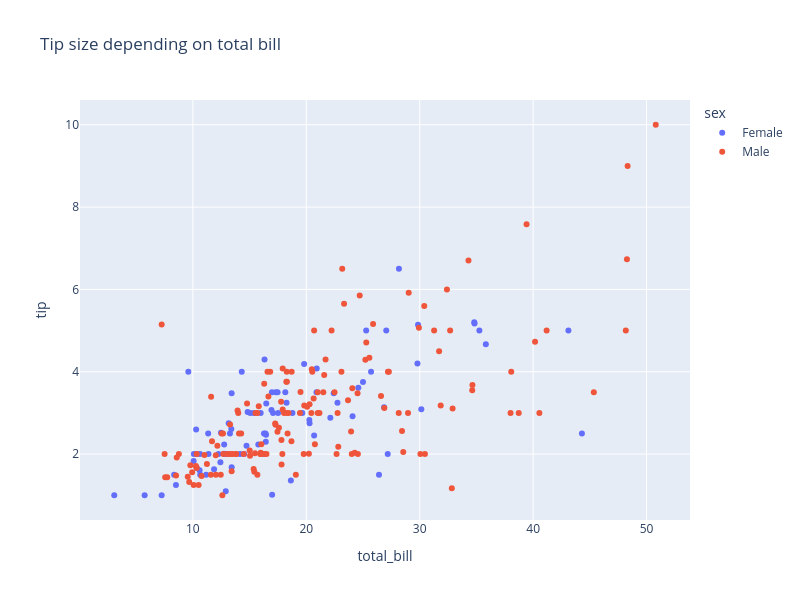

Notebook code cell kept with this figure:
### Markdown cell above
---

**5. Інтерактивна діаграма розсіювання**

Створіть з допомогою бібліотек Plotly інтерактивний scatter plot для `total_bill` vs `tip` з кольором за статтю (`sex`).

### Code cell
px.scatter(data, x='total_bill', y='tip', color='sex',
           title='Tip size depending on total bill',
           width=800, height=600)

### Figure 1 — Plotly figure (JSON) as saved in the notebook; plotly's stock layout.template omitted (floating-point values rounded to 4 significant figures; data arrays with more than 128 entries replaced by an {"elided": "..."} marker saying what was removed)
{"data": [{"hovertemplate": "sex=Female<br>total_bill=%{x}<br>tip=%{y}<extra></extra>", "legendgroup": "Female", "marker": {"color": "#636efa", "symbol": "circle"}, "mode": "markers", "name": "Female", "orientation": "v", "showlegend": true, "type": "scatter", "x": [16.99, 24.59, 35.26, 14.83, 10.33, 16.97, 20.29, 15.77, 19.65, 15.06, 20.69, 16.93, 10.29, 34.81, 26.41, 16.45, 3.07, 17.07, 26.86, 25.28, 14.73, 10.07, 34.83, 5.75, 16.32, 22.75, 11.35, 15.38, 44.3, 22.42, 20.92, 14.31, 7.25, 25.71, 17.31, 10.65, 12.43, 24.08, 13.42, 12.48, 29.8, 14.52, 11.38, 20.27, 11.17, 12.26, 18.26, 8.51, 10.33, 14.15, 13.16, 17.47, 27.05, 16.43, 8.35, 18.64, 11.87, 29.85, 25.0, 13.39, 16.21, 17.51, 10.59, 10.63, 9.6, 20.9, 18.15, 19.81, 43.11, 13.0, 12.74, 13.0, 16.4, 16.47, 12.76, 13.27, 28.17, 12.9, 30.14, 13.42, 15.98, 16.27, 10.09, 22.12, 35.83, 27.18, 18.78], "xaxis": "x", "y": [1.01, 3.61, 5.0, 3.02, 1.67, 3.5, 2.75, 2.23, 3.0, 3.0, 2.45, 3.07, 2.6, 5.2, 1.5, 2.47, 1.0, 3.0, 3.14, 5.0, 2.2, 1.83, 5.17, 1.0, 4.3, 3.25, 2.5, 3.0, 2.5, 3.48, 4.08, 4.0, 1.0, 4.0, 3.5, 1.5, 1.8, 2.92, 1.68, 2.52, 4.2, 2.0, 2.0, 2.83, 1.5, 2.0, 3.25, 1.25, 2.0, 2.0, 2.75, 3.5, 5.0, 2.3, 1.5, 1.36, 1.63, 5.14, 3.75, 2.61, 2.0, 3.0, 1.61, 2.0, 4.0, 3.5, 3.5, 4.19, 5.0, 2.0, 2.01, 2.0, 2.5, 3.23, 2.23, 2.5, 6.5, 1.1, 3.09, 3.48, 3.0, 2.5, 2.0, 2.88, 4.67, 2.0, 3.0], "yaxis": "y"}, {"hovertemplate": "sex=Male<br>total_bill=%{x}<br>tip=%{y}<extra></extra>", "legendgroup": "Male", "marker": {"color": "#EF553B", "symbol": "circle"}, "mode": "markers", "name": "Male", "orientation": "v", "showlegend": true, "type": "scatter", "x": {"elided": "157 float values"}, "xaxis": "x", "y": {"elided": "157 float values"}, "yaxis": "y"}], "layout": {"height": 600, "legend": {"title": {"text": "sex"}, "tracegroupgap": 0}, "title": {"text": "Tip size depending on total bill"}, "width": 800, "xaxis": {"anchor": "y", "domain": [0, 1], "title": {"text": "total_bill"}}, "yaxis": {"anchor": "x", "domain": [0, 1], "title": {"text": "tip"}}}}
